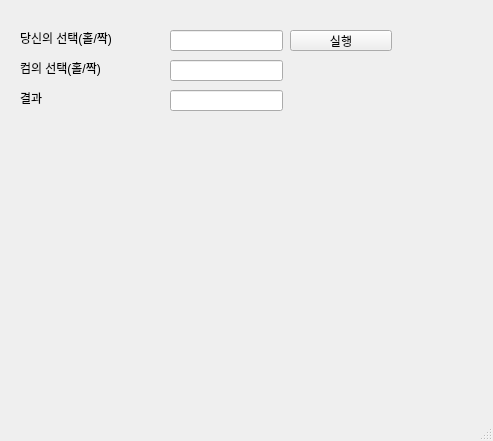
<?xml version="1.0" encoding="UTF-8"?>
<ui version="4.0">
 <class>MainWindow</class>
 <widget class="QMainWindow" name="MainWindow">
  <property name="geometry">
   <rect>
    <x>0</x>
    <y>0</y>
    <width>493</width>
    <height>441</height>
   </rect>
  </property>
  <property name="windowTitle">
   <string>MainWindow</string>
  </property>
  <widget class="QWidget" name="centralwidget">
   <widget class="QPushButton" name="pb">
    <property name="geometry">
     <rect>
      <x>290</x>
      <y>30</y>
      <width>102</width>
      <height>21</height>
     </rect>
    </property>
    <property name="text">
     <string>실행</string>
    </property>
   </widget>
   <widget class="QLineEdit" name="le1">
    <property name="geometry">
     <rect>
      <x>170</x>
      <y>30</y>
      <width>113</width>
      <height>21</height>
     </rect>
    </property>
    <property name="text">
     <string/>
    </property>
   </widget>
   <widget class="QLabel" name="lbl1">
    <property name="geometry">
     <rect>
      <x>20</x>
      <y>30</y>
      <width>141</width>
      <height>16</height>
     </rect>
    </property>
    <property name="text">
     <string>당신의 선택(홀/짝)</string>
    </property>
   </widget>
   <widget class="QLabel" name="lbl2">
    <property name="geometry">
     <rect>
      <x>20</x>
      <y>60</y>
      <width>141</width>
      <height>16</height>
     </rect>
    </property>
    <property name="text">
     <string>컴의 선택(홀/짝)</string>
    </property>
   </widget>
   <widget class="QLineEdit" name="le2">
    <property name="geometry">
     <rect>
      <x>170</x>
      <y>60</y>
      <width>113</width>
      <height>21</height>
     </rect>
    </property>
    <property name="text">
     <string/>
    </property>
   </widget>
   <widget class="QLabel" name="lbl3">
    <property name="geometry">
     <rect>
      <x>20</x>
      <y>90</y>
      <width>141</width>
      <height>16</height>
     </rect>
    </property>
    <property name="text">
     <string>결과</string>
    </property>
   </widget>
   <widget class="QLineEdit" name="le3">
    <property name="geometry">
     <rect>
      <x>170</x>
      <y>90</y>
      <width>113</width>
      <height>21</height>
     </rect>
    </property>
    <property name="text">
     <string/>
    </property>
   </widget>
  </widget>
  <widget class="QMenuBar" name="menubar">
   <property name="geometry">
    <rect>
     <x>0</x>
     <y>0</y>
     <width>493</width>
     <height>26</height>
    </rect>
   </property>
  </widget>
  <widget class="QStatusBar" name="statusbar"/>
 </widget>
 <resources/>
 <connections/>
</ui>
